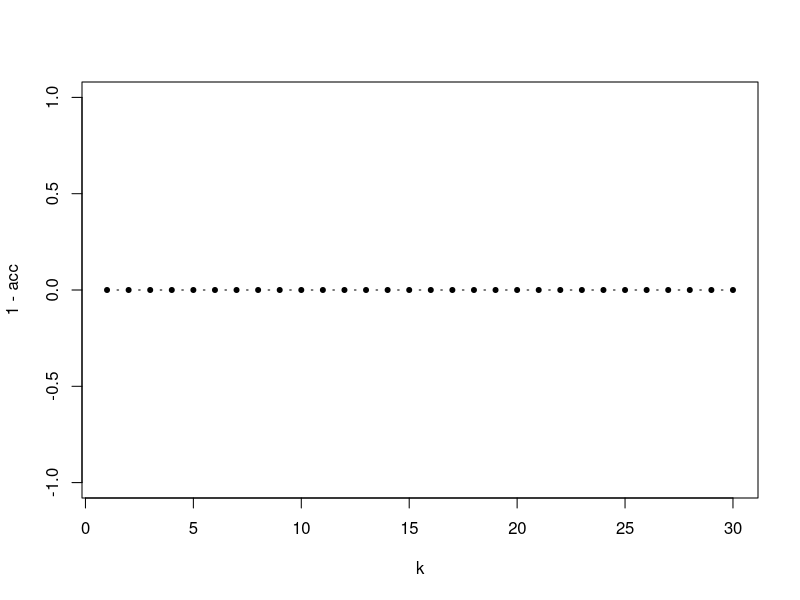
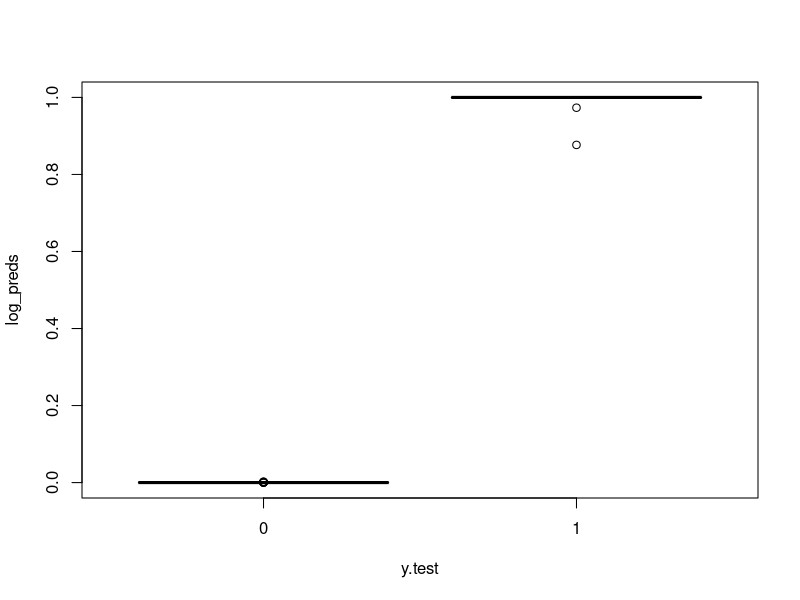
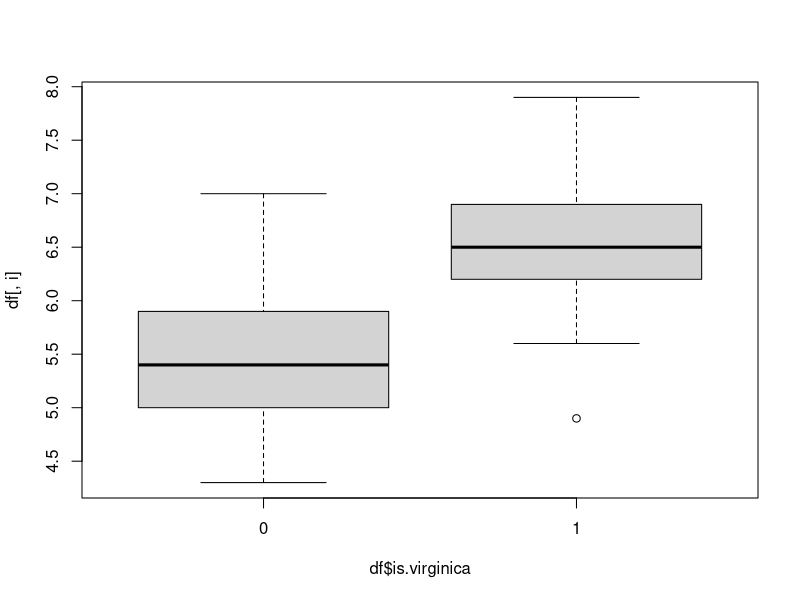
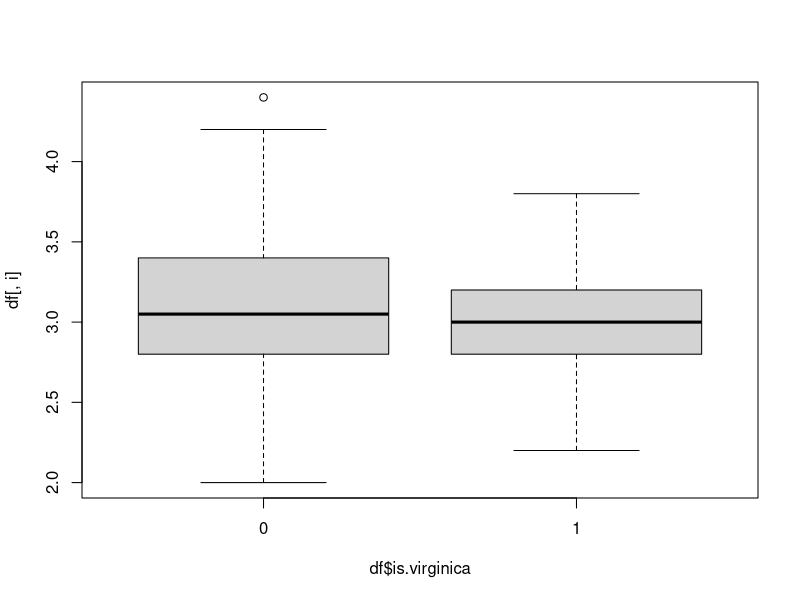
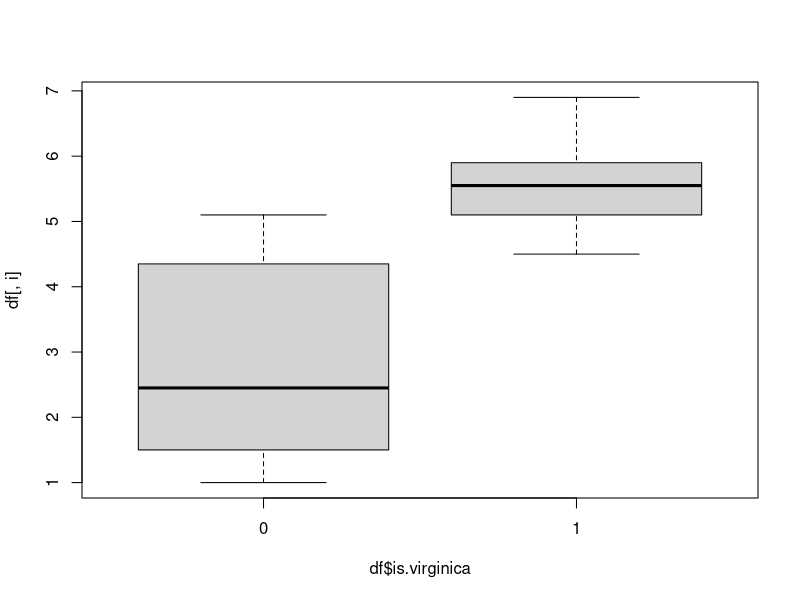
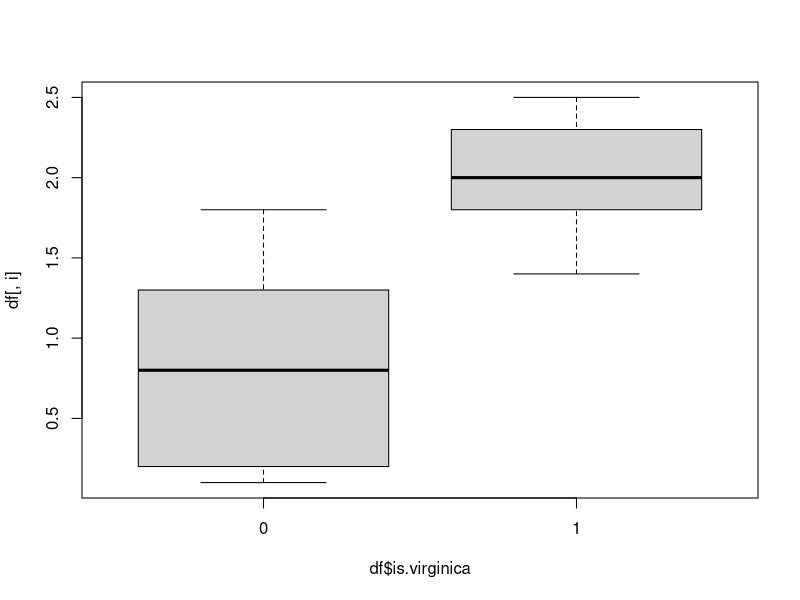

The R source for these figures, in order:
############### Section-3 ##################

########## Exercise - 1 (KNN) ###########
rm(list=ls())
set.seed(4061)
library(class)
library(caret)

df = iris
n = nrow(df)
idx = sample(1:n, )
shuffled_df = df[idx,]
X = shuffled_df
y = shuffled_df$Species
X$Species = NULL
itrain = sample(1:nrow(shuffled_df), 0.8*nrow(shuffled_df))
X.train = X[itrain,]
X.test = X[-itrain,]
y.train = y[itrain]
y.test = y[-itrain]

K = 1
knn_model = knn(X.train, X.test, y.train, K)
knn_model ### Returns the predicted classes for X.test!!

tb = table(knn_model, y.test)
tb
confusionMatrix(data = knn_model, reference = y.test)

Kmax = 30
acc = numeric(length = Kmax)

for(i in 1:Kmax) {
  knn_new_model = knn(X.train, X.test, y.train, i)
  tb = table(knn_new_model, y.test)
  acc[i] = sum(diag(tb))/sum(tb)
}
plot(1-acc, pch=20, t='b', xlab='k')

########### Exercise-2 (Logistic Regression) #########
rm(list=ls())
set.seed(4061)
df = iris
n = nrow(df)
shuffled_df = df[sample(1:n),] 
x = shuffled_df
x$is.virginica = as.numeric(x$Species=="virginica")
x$Species = NULL
idx = sample(1:nrow(x), 100)
X.train = x[idx,]
X.test = x[-idx,]
y.test = X.test$is.virginica
X.test$is.virginica = NULL

log_model = glm(is.virginica~.,data = X.train, family = "binomial")
summary(log_model)

log_preds = predict(log_model, newdata = X.test, type = "response")
boxplot(log_preds~y.test)
preds = as.factor(as.numeric(log_preds>.5))
confusionMatrix(data=preds, reference=as.factor(y.test), positive="1")

############### Exercise - 3 (LDA-Assumptions) ###############
rm(list=ls())
library(MASS) ## for LDA and QDA
set.seed(4061)
df = iris
attach(df)
df$is.virginica = as.numeric(df$Species=="virginica")
df$Species = NULL

### Assumptions of LDA ###
# 1) Predictor variables for all the classes are normally distributed
# 2) Different classes have the same covariance matrix.(Homoscedacity)
##########################
## We can use Bartlett's test to check equal covariance ##
## We can use Shapiro's test to check for Normal Distribution of data ##

for(i in 1:4){
  print(bartlett.test(df[,i]~df$is.virginica)$p.value)
}
## Covariance of indiviual predictor are same for the different class
## H0: All the variance are equal (1st Feature => 0.94)
## Ha: Variances are not equal (2=>0.0025, 3=>1.94*10^-11, 4=>1.695*10^-7)

for(i in 1:4){
  boxplot(df[,i]~df$is.virginica)
}

for(i in 1:4){
  print(shapiro.test(df[which(df$is.virginica==1),i])$p.value)
} ## Normally Distributed
 
for(j in 1:4){
  print(shapiro.test(df[which(df$is.virginica==0),j])$p.value)
} ## Only 1 variable normally distributed.
 
lda.model = lda(is.virginica~., data = df)
lda.model ## (DS: -0.19, 0.87, 0.017, 2.39)

## Interpretation for the model fit is that based on the discriminant
## score for the coefficients, Petal.Width plays the major role 
## in creating a linear boundary between the two classes, followed
## by Sepal.Width which takes the second most precendence.

#################### Exercise - 4 (LDA) ##################

rm(list=ls())
library(MASS) ## for LDA
set.seed(4061)
df = iris
attach(df)
df$is.virginica = as.numeric(df$Species=="virginica")
df$Species = NULL
X = df
X$is.virginica = NULL
y = df$is.virginica
idx = sample(1:nrow(df), 100)
X.train = X[idx,]
X.test = X[-idx,]
y.train = y[idx]
y.test = y[-idx]

lda_model = lda(y.train ~., data = X.train)
lda_model
###
#Positive Coefficient:
#A positive coefficient means that as the value of that predictor variable increases, the corresponding linear discriminant value also increases.
#In terms of classification, this means that higher values of the predictor variable tend to push observations towards that class.
#Negative Coefficient:
#A negative coefficient means that as the value of that predictor variable increases, the corresponding linear discriminant value decreases.
#In terms of classification, this means that higher values of the predictor variable tend to push observations away from that class.
###

lda_preds = predict(lda_model, newdata = X.test)
lda_preds$class

tb = table(lda_preds$class, y.test)
acc_lda = sum(diag(tb))/sum(tb)
acc_lda ## 98%

qda_model = qda(y.train~., data=X.train)
qda_preds = predict(qda_model , newdata=X.test)

tb = table(qda_preds$class, y.test)
acc_qda = sum(diag(tb))/sum(tb)
acc_qda ## 98%

########## Differences between LDA and QDA #############
#Covariance Matrix:
#LDA: Assumes all classes share the same covariance matrix.
#QDA: Allows each class to have its own covariance matrix.
#Decision Boundary:
#LDA: Linear decision boundary (straight line or plane).
#QDA: Quadratic decision boundary (curved surface).
#Flexibility:
#LDA: Less flexible, assumes linear relationships.
#QDA: More flexible, can capture non-linear relationships.
#Computational Efficiency:
#LDA: Generally more computationally efficient due to simpler assumptions.
#QDA: Can be more computationally expensive, especially with large datasets and many features.